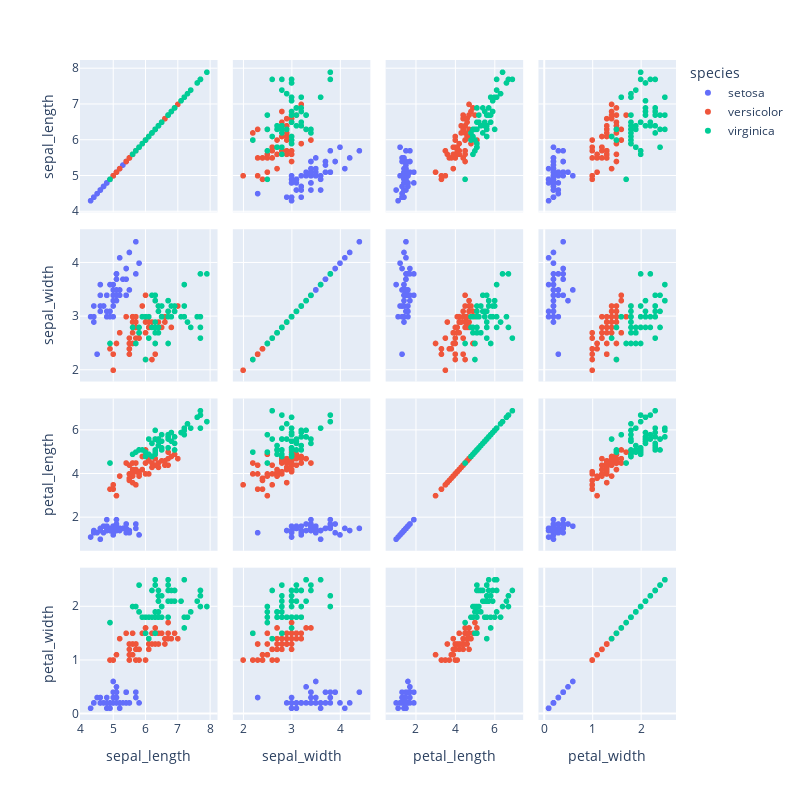

Notebook cell for this chart:
### Code cell
pfig4= ex.scatter_matrix(data_frame=df4, dimensions=[df4['sepal_length'],df4['sepal_width'],df4['petal_length'],df4['petal_width']],color=df4['species'])  # creating the scatter matrix plot as per requirements
pfig4.update_layout(width=800, height=800)  # resizing the plot to fit the x and y axis

### Figure 1 — Plotly figure (JSON) as saved in the notebook; plotly's stock layout.template omitted (floating-point values rounded to 4 significant figures)
{"data": [{"dimensions": [{"axis": {"matches": true}, "label": "sepal_length", "values": [5.1, 4.9, 4.7, 4.6, 5, 5.4, 4.6, 5, 4.4, 4.9, 5.4, 4.8, 4.8, 4.3, 5.8, 5.7, 5.4, 5.1, 5.7, 5.1, 5.4, 5.1, 4.6, 5.1, 4.8, 5, 5, 5.2, 5.2, 4.7, 4.8, 5.4, 5.2, 5.5, 4.9, 5, 5.5, 4.9, 4.4, 5.1, 5, 4.5, 4.4, 5, 5.1, 4.8, 5.1, 4.6, 5.3, 5]}, {"axis": {"matches": true}, "label": "sepal_width", "values": [3.5, 3, 3.2, 3.1, 3.6, 3.9, 3.4, 3.4, 2.9, 3.1, 3.7, 3.4, 3, 3, 4, 4.4, 3.9, 3.5, 3.8, 3.8, 3.4, 3.7, 3.6, 3.3, 3.4, 3, 3.4, 3.5, 3.4, 3.2, 3.1, 3.4, 4.1, 4.2, 3.1, 3.2, 3.5, 3.6, 3, 3.4, 3.5, 2.3, 3.2, 3.5, 3.8, 3, 3.8, 3.2, 3.7, 3.3]}, {"axis": {"matches": true}, "label": "petal_length", "values": [1.4, 1.4, 1.3, 1.5, 1.4, 1.7, 1.4, 1.5, 1.4, 1.5, 1.5, 1.6, 1.4, 1.1, 1.2, 1.5, 1.3, 1.4, 1.7, 1.5, 1.7, 1.5, 1, 1.7, 1.9, 1.6, 1.6, 1.5, 1.4, 1.6, 1.6, 1.5, 1.5, 1.4, 1.5, 1.2, 1.3, 1.4, 1.3, 1.5, 1.3, 1.3, 1.3, 1.6, 1.9, 1.4, 1.6, 1.4, 1.5, 1.4]}, {"axis": {"matches": true}, "label": "petal_width", "values": [0.2, 0.2, 0.2, 0.2, 0.2, 0.4, 0.3, 0.2, 0.2, 0.1, 0.2, 0.2, 0.1, 0.1, 0.2, 0.4, 0.4, 0.3, 0.3, 0.3, 0.2, 0.4, 0.2, 0.5, 0.2, 0.2, 0.4, 0.2, 0.2, 0.2, 0.2, 0.4, 0.1, 0.2, 0.2, 0.2, 0.2, 0.1, 0.2, 0.2, 0.3, 0.3, 0.2, 0.6, 0.4, 0.3, 0.2, 0.2, 0.2, 0.2]}], "hovertemplate": "species=setosa<br>%{xaxis.title.text}=%{x}<br>%{yaxis.title.text}=%{y}<extra></extra>", "legendgroup": "setosa", "marker": {"color": "#636efa", "symbol": "circle"}, "name": "setosa", "showlegend": true, "type": "splom"}, {"dimensions": [{"axis": {"matches": true}, "label": "sepal_length", "values": [7, 6.4, 6.9, 5.5, 6.5, 5.7, 6.3, 4.9, 6.6, 5.2, 5, 5.9, 6, 6.1, 5.6, 6.7, 5.6, 5.8, 6.2, 5.6, 5.9, 6.1, 6.3, 6.1, 6.4, 6.6, 6.8, 6.7, 6, 5.7, 5.5, 5.5, 5.8, 6, 5.4, 6, 6.7, 6.3, 5.6, 5.5, 5.5, 6.1, 5.8, 5, 5.6, 5.7, 5.7, 6.2, 5.1, 5.7]}, {"axis": {"matches": true}, "label": "sepal_width", "values": [3.2, 3.2, 3.1, 2.3, 2.8, 2.8, 3.3, 2.4, 2.9, 2.7, 2, 3, 2.2, 2.9, 2.9, 3.1, 3, 2.7, 2.2, 2.5, 3.2, 2.8, 2.5, 2.8, 2.9, 3, 2.8, 3, 2.9, 2.6, 2.4, 2.4, 2.7, 2.7, 3, 3.4, 3.1, 2.3, 3, 2.5, 2.6, 3, 2.6, 2.3, 2.7, 3, 2.9, 2.9, 2.5, 2.8]}, {"axis": {"matches": true}, "label": "petal_length", "values": [4.7, 4.5, 4.9, 4, 4.6, 4.5, 4.7, 3.3, 4.6, 3.9, 3.5, 4.2, 4, 4.7, 3.6, 4.4, 4.5, 4.1, 4.5, 3.9, 4.8, 4, 4.9, 4.7, 4.3, 4.4, 4.8, 5, 4.5, 3.5, 3.8, 3.7, 3.9, 5.1, 4.5, 4.5, 4.7, 4.4, 4.1, 4, 4.4, 4.6, 4, 3.3, 4.2, 4.2, 4.2, 4.3, 3, 4.1]}, {"axis": {"matches": true}, "label": "petal_width", "values": [1.4, 1.5, 1.5, 1.3, 1.5, 1.3, 1.6, 1, 1.3, 1.4, 1, 1.5, 1, 1.4, 1.3, 1.4, 1.5, 1, 1.5, 1.1, 1.8, 1.3, 1.5, 1.2, 1.3, 1.4, 1.4, 1.7, 1.5, 1, 1.1, 1, 1.2, 1.6, 1.5, 1.6, 1.5, 1.3, 1.3, 1.3, 1.2, 1.4, 1.2, 1, 1.3, 1.2, 1.3, 1.3, 1.1, 1.3]}], "hovertemplate": "species=versicolor<br>%{xaxis.title.text}=%{x}<br>%{yaxis.title.text}=%{y}<extra></extra>", "legendgroup": "versicolor", "marker": {"color": "#EF553B", "symbol": "circle"}, "name": "versicolor", "showlegend": true, "type": "splom"}, {"dimensions": [{"axis": {"matches": true}, "label": "sepal_length", "values": [6.3, 5.8, 7.1, 6.3, 6.5, 7.6, 4.9, 7.3, 6.7, 7.2, 6.5, 6.4, 6.8, 5.7, 5.8, 6.4, 6.5, 7.7, 7.7, 6, 6.9, 5.6, 7.7, 6.3, 6.7, 7.2, 6.2, 6.1, 6.4, 7.2, 7.4, 7.9, 6.4, 6.3, 6.1, 7.7, 6.3, 6.4, 6, 6.9, 6.7, 6.9, 5.8, 6.8, 6.7, 6.7, 6.3, 6.5, 6.2, 5.9]}, {"axis": {"matches": true}, "label": "sepal_width", "values": [3.3, 2.7, 3, 2.9, 3, 3, 2.5, 2.9, 2.5, 3.6, 3.2, 2.7, 3, 2.5, 2.8, 3.2, 3, 3.8, 2.6, 2.2, 3.2, 2.8, 2.8, 2.7, 3.3, 3.2, 2.8, 3, 2.8, 3, 2.8, 3.8, 2.8, 2.8, 2.6, 3, 3.4, 3.1, 3, 3.1, 3.1, 3.1, 2.7, 3.2, 3.3, 3, 2.5, 3, 3.4, 3]}, {"axis": {"matches": true}, "label": "petal_length", "values": [6, 5.1, 5.9, 5.6, 5.8, 6.6, 4.5, 6.3, 5.8, 6.1, 5.1, 5.3, 5.5, 5, 5.1, 5.3, 5.5, 6.7, 6.9, 5, 5.7, 4.9, 6.7, 4.9, 5.7, 6, 4.8, 4.9, 5.6, 5.8, 6.1, 6.4, 5.6, 5.1, 5.6, 6.1, 5.6, 5.5, 4.8, 5.4, 5.6, 5.1, 5.1, 5.9, 5.7, 5.2, 5, 5.2, 5.4, 5.1]}, {"axis": {"matches": true}, "label": "petal_width", "values": [2.5, 1.9, 2.1, 1.8, 2.2, 2.1, 1.7, 1.8, 1.8, 2.5, 2, 1.9, 2.1, 2, 2.4, 2.3, 1.8, 2.2, 2.3, 1.5, 2.3, 2, 2, 1.8, 2.1, 1.8, 1.8, 1.8, 2.1, 1.6, 1.9, 2, 2.2, 1.5, 1.4, 2.3, 2.4, 1.8, 1.8, 2.1, 2.4, 2.3, 1.9, 2.3, 2.5, 2.3, 1.9, 2, 2.3, 1.8]}], "hovertemplate": "species=virginica<br>%{xaxis.title.text}=%{x}<br>%{yaxis.title.text}=%{y}<extra></extra>", "legendgroup": "virginica", "marker": {"color": "#00cc96", "symbol": "circle"}, "name": "virginica", "showlegend": true, "type": "splom"}], "layout": {"dragmode": "select", "height": 800, "legend": {"title": {"text": "species"}, "tracegroupgap": 0}, "margin": {"t": 60}, "width": 800, "xaxis": {"autorange": true, "range": [3.97, 8.23], "type": "linear"}, "xaxis2": {"autorange": true, "range": [1.78, 4.62], "type": "linear"}, "xaxis3": {"autorange": true, "range": [0.4593, 7.441], "type": "linear"}, "xaxis4": {"autorange": true, "range": [-0.1199, 2.72], "type": "linear"}, "yaxis": {"autorange": true, "range": [3.97, 8.23], "type": "linear"}, "yaxis2": {"autorange": true, "range": [1.78, 4.62], "type": "linear"}, "yaxis3": {"autorange": true, "range": [0.4593, 7.441], "type": "linear"}, "yaxis4": {"autorange": true, "range": [-0.1199, 2.72], "type": "linear"}}}
